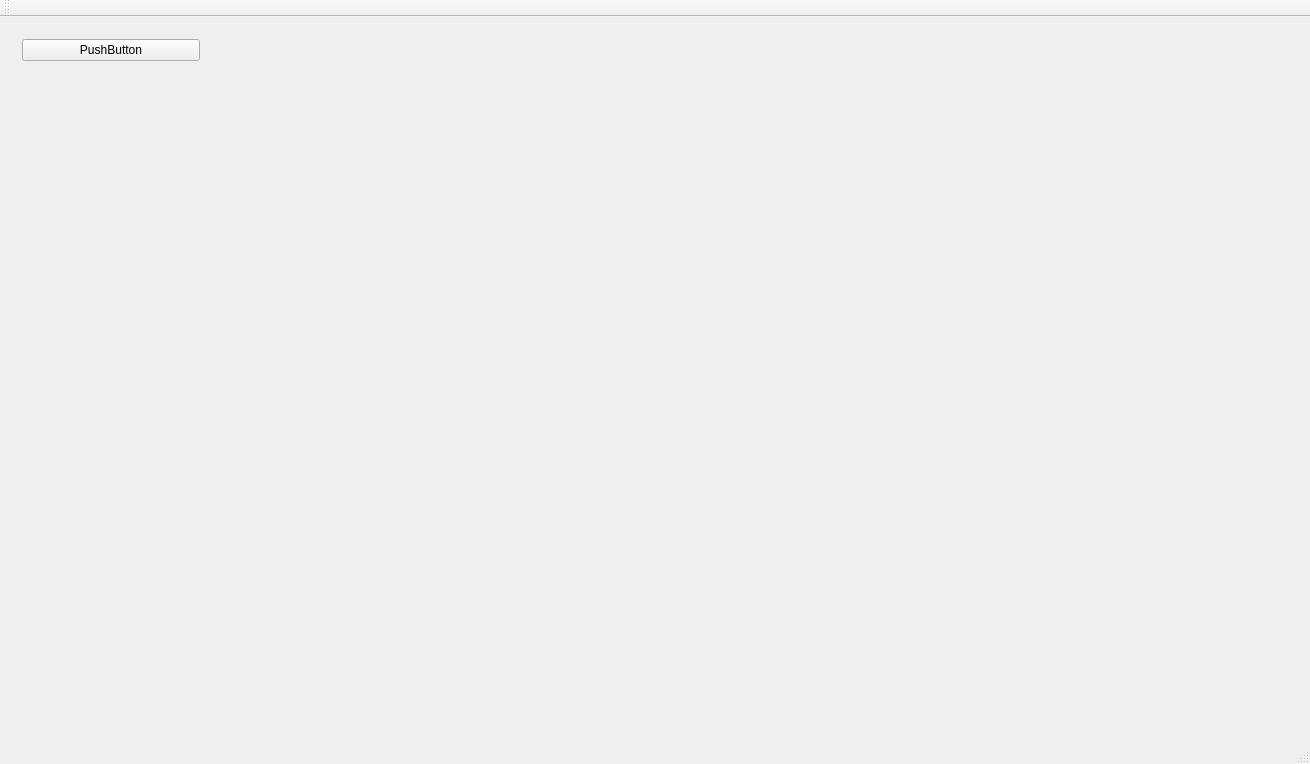
<?xml version="1.0" encoding="utf-8"?>
<ui version="4.0">
  <class>QtOpenGLClass</class>
  <widget class="QMainWindow" name="QtOpenGLClass">
    <property name="geometry">
      <rect>
        <x>0</x>
        <y>0</y>
        <width>1310</width>
        <height>764</height>
      </rect>
    </property>
    <property name="windowTitle">
      <string>QtOpenGL</string>
    </property>
    <widget class="QWidget" name="centralWidget">
      <layout class="QGridLayout" name="gridLayout">
        <item row="0" column="1">
          <widget class="QViewport" name="viewport" native="true"/>
        </item>
        <item row="0" column="0">
          <widget class="QWidget" name="widget" native="true">
            <property name="maximumSize">
              <size>
                <width>200</width>
                <height>16777215</height>
              </size>
            </property>
            <layout class="QGridLayout" name="gridLayout_2">
              <item row="0" column="0">
                <widget class="QPushButton" name="pushButton">
                  <property name="text">
                    <string>PushButton</string>
                  </property>
                </widget>
              </item>
              <item row="1" column="0">
                <spacer name="verticalSpacer">
                  <property name="orientation">
                    <enum>Qt::Vertical</enum>
                  </property>
                  <property name="sizeHint" stdset="0">
                    <size>
                      <width>20</width>
                      <height>534</height>
                    </size>
                  </property>
                </spacer>
              </item>
            </layout>
          </widget>
        </item>
      </layout>
    </widget>
    <widget class="QMenuBar" name="menuBar">
      <property name="geometry">
        <rect>
          <x>0</x>
          <y>0</y>
          <width>1310</width>
          <height>38</height>
        </rect>
      </property>
    </widget>
    <widget class="QToolBar" name="mainToolBar">
      <attribute name="toolBarArea">
        <enum>TopToolBarArea</enum>
      </attribute>
      <attribute name="toolBarBreak">
        <bool>false</bool>
      </attribute>
    </widget>
    <widget class="QStatusBar" name="statusBar"/>
  </widget>
  <layoutdefault spacing="6" margin="11"/>
  <customwidgets>
    <customwidget>
      <class>QViewport</class>
      <extends>QWidget</extends>
      <header>QViewport.h</header>
      <container>1</container>
    </customwidget>
  </customwidgets>
  <resources>
    <include location="QtOpenGL.qrc"/>
  </resources>
  <connections>
    <connection>
      <sender>pushButton</sender>
      <signal>released()</signal>
      <receiver>QtOpenGLClass</receiver>
      <slot>onPushButton()</slot>
      <hints>
        <hint type="sourcelabel">
          <x>117</x>
          <y>118</y>
        </hint>
        <hint type="destinationlabel">
          <x>654</x>
          <y>381</y>
        </hint>
      </hints>
    </connection>
  </connections>
  <slots>
    <slot>onPushButton()</slot>
  </slots>
</ui>

<!--
<UI version="4.0" >
 <class>QtOpenGLClass</class>
 <widget class="QMainWindow" name="QtOpenGLClass" >
  <property name="objectName" >
   <string notr="true">QtOpenGLClass</string>
  </property>
  <property name="geometry" >
   <rect>
	<x>0</x>
	<y>0</y>
	<width>600</width>
	<height>400</height>
   </rect>
  </property>
  <property name="windowTitle" >
   <string>QtOpenGL</string>
  </property>
  <widget class="QMenuBar" name="menuBar" />
  <widget class="QToolBar" name="mainToolBar" />
  <widget class="QWidget" name="centralWidget" />
  <widget class="QStatusBar" name="statusBar" />
 </widget>
 <layoutDefault spacing="6" margin="11" />
 <pixmapfunction></pixmapfunction>
 <resources>
   <include location="QtOpenGL.qrc"/>
 </resources>
 <connections/>
</UI>
-->
